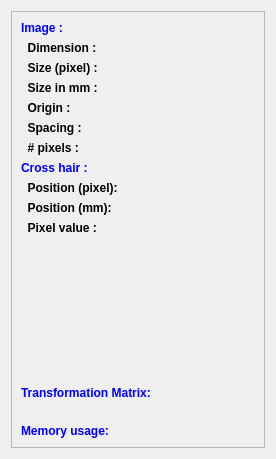
<?xml version="1.0" encoding="UTF-8"?>
<ui version="4.0">
 <class>vvInfoPanel</class>
 <widget class="QWidget" name="vvInfoPanel">
  <property name="geometry">
   <rect>
    <x>0</x>
    <y>0</y>
    <width>276</width>
    <height>459</height>
   </rect>
  </property>
  <property name="sizePolicy">
   <sizepolicy hsizetype="Expanding" vsizetype="Preferred">
    <horstretch>0</horstretch>
    <verstretch>0</verstretch>
   </sizepolicy>
  </property>
  <property name="windowTitle">
   <string>Form</string>
  </property>
  <layout class="QVBoxLayout" name="verticalLayout">
   <item>
    <widget class="QScrollArea" name="scrollArea">
     <property name="widgetResizable">
      <bool>true</bool>
     </property>
     <widget class="QWidget" name="scrollAreaWidgetContents">
      <property name="geometry">
       <rect>
        <x>0</x>
        <y>0</y>
        <width>262</width>
        <height>445</height>
       </rect>
      </property>
      <layout class="QGridLayout" name="gridLayout">
       <item row="0" column="0">
        <widget class="QLabel" name="imageStaticlabel">
         <property name="sizePolicy">
          <sizepolicy hsizetype="Fixed" vsizetype="Fixed">
           <horstretch>0</horstretch>
           <verstretch>0</verstretch>
          </sizepolicy>
         </property>
         <property name="text">
          <string>&lt;html&gt;&lt;head&gt;&lt;meta name=&quot;qrichtext&quot; content=&quot;1&quot; /&gt;&lt;style type=&quot;text/css&quot;&gt;
p, li { white-space: pre-wrap; }
&lt;/style&gt;&lt;/head&gt;&lt;body style=&quot; font-family:'Sans Serif'; font-size:9pt; font-weight:400; font-style:normal;&quot;&gt;
&lt;p style=&quot; margin-top:0px; margin-bottom:0px; margin-left:0px; margin-right:0px; -qt-block-indent:0; text-indent:0px;&quot;&gt;&lt;span style=&quot; font-weight:600; color:#0000ff;&quot;&gt;Image :&lt;/span&gt;&lt;/p&gt;&lt;/body&gt;&lt;/html&gt;</string>
         </property>
        </widget>
       </item>
       <item row="0" column="1">
        <widget class="QLabel" name="imageLabel">
         <property name="text">
          <string/>
         </property>
        </widget>
       </item>
       <item row="1" column="0">
        <widget class="QLabel" name="dimensionStaticLabel">
         <property name="sizePolicy">
          <sizepolicy hsizetype="Fixed" vsizetype="Fixed">
           <horstretch>0</horstretch>
           <verstretch>0</verstretch>
          </sizepolicy>
         </property>
         <property name="text">
          <string>&lt;!DOCTYPE HTML PUBLIC &quot;-//W3C//DTD HTML 4.0//EN&quot; &quot;http://www.w3.org/TR/REC-html40/strict.dtd&quot;&gt;
&lt;html&gt;&lt;head&gt;&lt;meta name=&quot;qrichtext&quot; content=&quot;1&quot; /&gt;&lt;style type=&quot;text/css&quot;&gt;
p, li { white-space: pre-wrap; }
&lt;/style&gt;&lt;/head&gt;&lt;body style=&quot; font-family:'Sans Serif'; font-size:8pt; font-weight:400; font-style:normal;&quot;&gt;
&lt;p style=&quot; margin-top:0px; margin-bottom:0px; margin-left:0px; margin-right:0px; -qt-block-indent:0; text-indent:0px; font-size:9pt;&quot;&gt;&lt;span style=&quot; font-weight:600;&quot;&gt;  Dimension :&lt;/span&gt;&lt;/p&gt;&lt;/body&gt;&lt;/html&gt;</string>
         </property>
        </widget>
       </item>
       <item row="1" column="1">
        <widget class="QLabel" name="dimensionLabel">
         <property name="sizePolicy">
          <sizepolicy hsizetype="Expanding" vsizetype="Preferred">
           <horstretch>0</horstretch>
           <verstretch>0</verstretch>
          </sizepolicy>
         </property>
         <property name="text">
          <string/>
         </property>
        </widget>
       </item>
       <item row="2" column="0">
        <widget class="QLabel" name="sizePixelStaticLabel">
         <property name="sizePolicy">
          <sizepolicy hsizetype="Fixed" vsizetype="Fixed">
           <horstretch>0</horstretch>
           <verstretch>0</verstretch>
          </sizepolicy>
         </property>
         <property name="text">
          <string>&lt;!DOCTYPE HTML PUBLIC &quot;-//W3C//DTD HTML 4.0//EN&quot; &quot;http://www.w3.org/TR/REC-html40/strict.dtd&quot;&gt;
&lt;html&gt;&lt;head&gt;&lt;meta name=&quot;qrichtext&quot; content=&quot;1&quot; /&gt;&lt;style type=&quot;text/css&quot;&gt;
p, li { white-space: pre-wrap; }
&lt;/style&gt;&lt;/head&gt;&lt;body style=&quot; font-family:'Sans Serif'; font-size:8pt; font-weight:400; font-style:normal;&quot;&gt;
&lt;p style=&quot; margin-top:0px; margin-bottom:0px; margin-left:0px; margin-right:0px; -qt-block-indent:0; text-indent:0px; font-size:9pt;&quot;&gt;&lt;span style=&quot; font-weight:600;&quot;&gt;  Size (pixel) :&lt;/span&gt;&lt;/p&gt;&lt;/body&gt;&lt;/html&gt;</string>
         </property>
        </widget>
       </item>
       <item row="2" column="1">
        <widget class="QLabel" name="sizePixelLabel">
         <property name="sizePolicy">
          <sizepolicy hsizetype="Expanding" vsizetype="Preferred">
           <horstretch>0</horstretch>
           <verstretch>0</verstretch>
          </sizepolicy>
         </property>
         <property name="text">
          <string/>
         </property>
        </widget>
       </item>
       <item row="3" column="0">
        <widget class="QLabel" name="sizeMMStaticLabel">
         <property name="sizePolicy">
          <sizepolicy hsizetype="Fixed" vsizetype="Fixed">
           <horstretch>0</horstretch>
           <verstretch>0</verstretch>
          </sizepolicy>
         </property>
         <property name="text">
          <string>&lt;!DOCTYPE HTML PUBLIC &quot;-//W3C//DTD HTML 4.0//EN&quot; &quot;http://www.w3.org/TR/REC-html40/strict.dtd&quot;&gt;
&lt;html&gt;&lt;head&gt;&lt;meta name=&quot;qrichtext&quot; content=&quot;1&quot; /&gt;&lt;style type=&quot;text/css&quot;&gt;
p, li { white-space: pre-wrap; }
&lt;/style&gt;&lt;/head&gt;&lt;body style=&quot; font-family:'Sans Serif'; font-size:8pt; font-weight:400; font-style:normal;&quot;&gt;
&lt;p style=&quot; margin-top:0px; margin-bottom:0px; margin-left:0px; margin-right:0px; -qt-block-indent:0; text-indent:0px; font-size:9pt;&quot;&gt;&lt;span style=&quot; font-weight:600;&quot;&gt;  Size in mm :&lt;/span&gt;&lt;/p&gt;&lt;/body&gt;&lt;/html&gt;</string>
         </property>
        </widget>
       </item>
       <item row="3" column="1">
        <widget class="QLabel" name="sizeMMLabel">
         <property name="sizePolicy">
          <sizepolicy hsizetype="Expanding" vsizetype="Preferred">
           <horstretch>0</horstretch>
           <verstretch>0</verstretch>
          </sizepolicy>
         </property>
         <property name="text">
          <string/>
         </property>
        </widget>
       </item>
       <item row="4" column="0">
        <widget class="QLabel" name="originStaticLabel">
         <property name="sizePolicy">
          <sizepolicy hsizetype="Fixed" vsizetype="Fixed">
           <horstretch>0</horstretch>
           <verstretch>0</verstretch>
          </sizepolicy>
         </property>
         <property name="text">
          <string>&lt;!DOCTYPE HTML PUBLIC &quot;-//W3C//DTD HTML 4.0//EN&quot; &quot;http://www.w3.org/TR/REC-html40/strict.dtd&quot;&gt;
&lt;html&gt;&lt;head&gt;&lt;meta name=&quot;qrichtext&quot; content=&quot;1&quot; /&gt;&lt;style type=&quot;text/css&quot;&gt;
p, li { white-space: pre-wrap; }
&lt;/style&gt;&lt;/head&gt;&lt;body style=&quot; font-family:'Sans Serif'; font-size:10pt; font-weight:400; font-style:normal;&quot;&gt;
&lt;p style=&quot; margin-top:0px; margin-bottom:0px; margin-left:0px; margin-right:0px; -qt-block-indent:0; text-indent:0px; font-size:9pt;&quot;&gt;&lt;span style=&quot; font-weight:600;&quot;&gt;  Origin :&lt;/span&gt;&lt;/p&gt;&lt;/body&gt;&lt;/html&gt;</string>
         </property>
        </widget>
       </item>
       <item row="4" column="1">
        <widget class="QLabel" name="originLabel">
         <property name="sizePolicy">
          <sizepolicy hsizetype="Expanding" vsizetype="Preferred">
           <horstretch>0</horstretch>
           <verstretch>0</verstretch>
          </sizepolicy>
         </property>
         <property name="text">
          <string/>
         </property>
        </widget>
       </item>
       <item row="5" column="0">
        <widget class="QLabel" name="spacingStaticLabel">
         <property name="sizePolicy">
          <sizepolicy hsizetype="Fixed" vsizetype="Fixed">
           <horstretch>0</horstretch>
           <verstretch>0</verstretch>
          </sizepolicy>
         </property>
         <property name="text">
          <string>&lt;!DOCTYPE HTML PUBLIC &quot;-//W3C//DTD HTML 4.0//EN&quot; &quot;http://www.w3.org/TR/REC-html40/strict.dtd&quot;&gt;
&lt;html&gt;&lt;head&gt;&lt;meta name=&quot;qrichtext&quot; content=&quot;1&quot; /&gt;&lt;style type=&quot;text/css&quot;&gt;
p, li { white-space: pre-wrap; }
&lt;/style&gt;&lt;/head&gt;&lt;body style=&quot; font-family:'Sans Serif'; font-size:8pt; font-weight:400; font-style:normal;&quot;&gt;
&lt;p style=&quot; margin-top:0px; margin-bottom:0px; margin-left:0px; margin-right:0px; -qt-block-indent:0; text-indent:0px; font-size:9pt;&quot;&gt;&lt;span style=&quot; font-weight:600;&quot;&gt;  Spacing :&lt;/span&gt;&lt;/p&gt;&lt;/body&gt;&lt;/html&gt;</string>
         </property>
        </widget>
       </item>
       <item row="5" column="1">
        <widget class="QLabel" name="spacingLabel">
         <property name="sizePolicy">
          <sizepolicy hsizetype="Expanding" vsizetype="Preferred">
           <horstretch>0</horstretch>
           <verstretch>0</verstretch>
          </sizepolicy>
         </property>
         <property name="text">
          <string/>
         </property>
        </widget>
       </item>
       <item row="6" column="0">
        <widget class="QLabel" name="nPixelStaticLabel">
         <property name="sizePolicy">
          <sizepolicy hsizetype="Fixed" vsizetype="Fixed">
           <horstretch>0</horstretch>
           <verstretch>0</verstretch>
          </sizepolicy>
         </property>
         <property name="text">
          <string>&lt;html&gt;&lt;head&gt;&lt;meta name=&quot;qrichtext&quot; content=&quot;1&quot; /&gt;&lt;style type=&quot;text/css&quot;&gt;
p, li { white-space: pre-wrap; }
&lt;/style&gt;&lt;/head&gt;&lt;body style=&quot; font-family:'Sans Serif'; font-size:9pt; font-weight:400; font-style:normal;&quot;&gt;
&lt;p style=&quot; margin-top:0px; margin-bottom:0px; margin-left:0px; margin-right:0px; -qt-block-indent:0; text-indent:0px;&quot;&gt;&lt;span style=&quot; font-weight:600;&quot;&gt;  # pixels :&lt;/span&gt;&lt;/p&gt;&lt;/body&gt;&lt;/html&gt;</string>
         </property>
        </widget>
       </item>
       <item row="6" column="1">
        <widget class="QLabel" name="nPixelLabel">
         <property name="sizePolicy">
          <sizepolicy hsizetype="Expanding" vsizetype="Preferred">
           <horstretch>0</horstretch>
           <verstretch>0</verstretch>
          </sizepolicy>
         </property>
         <property name="text">
          <string/>
         </property>
        </widget>
       </item>
       <item row="7" column="0">
        <widget class="QLabel" name="mouseStaticLabel_2">
         <property name="sizePolicy">
          <sizepolicy hsizetype="Preferred" vsizetype="Fixed">
           <horstretch>0</horstretch>
           <verstretch>0</verstretch>
          </sizepolicy>
         </property>
         <property name="text">
          <string>&lt;html&gt;&lt;head&gt;&lt;meta name=&quot;qrichtext&quot; content=&quot;1&quot; /&gt;&lt;style type=&quot;text/css&quot;&gt;
p, li { white-space: pre-wrap; }
&lt;/style&gt;&lt;/head&gt;&lt;body style=&quot; font-family:'Sans Serif'; font-size:9pt; font-weight:400; font-style:normal;&quot;&gt;
&lt;p style=&quot; margin-top:0px; margin-bottom:0px; margin-left:0px; margin-right:0px; -qt-block-indent:0; text-indent:0px;&quot;&gt;&lt;span style=&quot; font-weight:600; color:#0000ff;&quot;&gt;Cross hair :&lt;/span&gt;&lt;/p&gt;&lt;/body&gt;&lt;/html&gt;</string>
         </property>
        </widget>
       </item>
       <item row="7" column="1">
        <widget class="QLabel" name="mouseLabel">
         <property name="text">
          <string/>
         </property>
        </widget>
       </item>
       <item row="8" column="0">
        <widget class="QLabel" name="pixelPosStaticLabel">
         <property name="sizePolicy">
          <sizepolicy hsizetype="Preferred" vsizetype="Fixed">
           <horstretch>0</horstretch>
           <verstretch>0</verstretch>
          </sizepolicy>
         </property>
         <property name="text">
          <string>&lt;html&gt;&lt;head&gt;&lt;meta name=&quot;qrichtext&quot; content=&quot;1&quot; /&gt;&lt;style type=&quot;text/css&quot;&gt;
p, li { white-space: pre-wrap; }
&lt;/style&gt;&lt;/head&gt;&lt;body style=&quot; font-family:'Sans Serif'; font-size:9pt; font-weight:400; font-style:normal;&quot;&gt;
&lt;p style=&quot; margin-top:0px; margin-bottom:0px; margin-left:0px; margin-right:0px; -qt-block-indent:0; text-indent:0px;&quot;&gt;&lt;span style=&quot; font-weight:600;&quot;&gt;  Position (pixel):&lt;/span&gt;&lt;/p&gt;&lt;/body&gt;&lt;/html&gt;</string>
         </property>
        </widget>
       </item>
       <item row="8" column="1">
        <widget class="QLabel" name="pixelPosLabel">
         <property name="sizePolicy">
          <sizepolicy hsizetype="Expanding" vsizetype="Preferred">
           <horstretch>0</horstretch>
           <verstretch>0</verstretch>
          </sizepolicy>
         </property>
         <property name="text">
          <string/>
         </property>
        </widget>
       </item>
       <item row="9" column="0">
        <widget class="QLabel" name="worldPosStaticLabel">
         <property name="sizePolicy">
          <sizepolicy hsizetype="Preferred" vsizetype="Fixed">
           <horstretch>0</horstretch>
           <verstretch>0</verstretch>
          </sizepolicy>
         </property>
         <property name="text">
          <string>&lt;html&gt;&lt;head&gt;&lt;meta name=&quot;qrichtext&quot; content=&quot;1&quot; /&gt;&lt;style type=&quot;text/css&quot;&gt;
p, li { white-space: pre-wrap; }
&lt;/style&gt;&lt;/head&gt;&lt;body style=&quot; font-family:'Sans Serif'; font-size:9pt; font-weight:400; font-style:normal;&quot;&gt;
&lt;p style=&quot; margin-top:0px; margin-bottom:0px; margin-left:0px; margin-right:0px; -qt-block-indent:0; text-indent:0px;&quot;&gt;&lt;span style=&quot; font-weight:600;&quot;&gt;  Position (mm):&lt;/span&gt;&lt;/p&gt;&lt;/body&gt;&lt;/html&gt;</string>
         </property>
        </widget>
       </item>
       <item row="9" column="1">
        <widget class="QLabel" name="worldPosLabel">
         <property name="sizePolicy">
          <sizepolicy hsizetype="Expanding" vsizetype="Preferred">
           <horstretch>0</horstretch>
           <verstretch>0</verstretch>
          </sizepolicy>
         </property>
         <property name="text">
          <string/>
         </property>
        </widget>
       </item>
       <item row="10" column="0">
        <widget class="QLabel" name="valueStaticLabel">
         <property name="sizePolicy">
          <sizepolicy hsizetype="Preferred" vsizetype="Fixed">
           <horstretch>0</horstretch>
           <verstretch>0</verstretch>
          </sizepolicy>
         </property>
         <property name="text">
          <string>&lt;html&gt;&lt;head&gt;&lt;meta name=&quot;qrichtext&quot; content=&quot;1&quot; /&gt;&lt;style type=&quot;text/css&quot;&gt;
p, li { white-space: pre-wrap; }
&lt;/style&gt;&lt;/head&gt;&lt;body style=&quot; font-family:'Sans Serif'; font-size:9pt; font-weight:400; font-style:normal;&quot;&gt;
&lt;p style=&quot; margin-top:0px; margin-bottom:0px; margin-left:0px; margin-right:0px; -qt-block-indent:0; text-indent:0px;&quot;&gt;&lt;span style=&quot; font-weight:600;&quot;&gt;  Pixel value :&lt;/span&gt;&lt;/p&gt;&lt;/body&gt;&lt;/html&gt;</string>
         </property>
        </widget>
       </item>
       <item row="10" column="1">
        <widget class="QLabel" name="valueLabel">
         <property name="sizePolicy">
          <sizepolicy hsizetype="Expanding" vsizetype="Preferred">
           <horstretch>0</horstretch>
           <verstretch>0</verstretch>
          </sizepolicy>
         </property>
         <property name="text">
          <string/>
         </property>
        </widget>
       </item>
       <item row="11" column="1">
        <widget class="QLabel" name="ViewsLabel">
         <property name="text">
          <string/>
         </property>
        </widget>
       </item>
       <item row="15" column="0" colspan="2">
        <widget class="QLabel" name="transformationLabel">
         <property name="sizePolicy">
          <sizepolicy hsizetype="Expanding" vsizetype="Preferred">
           <horstretch>0</horstretch>
           <verstretch>0</verstretch>
          </sizepolicy>
         </property>
         <property name="font">
          <font>
           <family>Monospace</family>
           <pointsize>8</pointsize>
          </font>
         </property>
         <property name="text">
          <string/>
         </property>
         <property name="textFormat">
          <enum>Qt::PlainText</enum>
         </property>
        </widget>
       </item>
       <item row="13" column="0">
        <widget class="QLabel" name="TransformationStaticLabel">
         <property name="sizePolicy">
          <sizepolicy hsizetype="Fixed" vsizetype="Fixed">
           <horstretch>0</horstretch>
           <verstretch>0</verstretch>
          </sizepolicy>
         </property>
         <property name="text">
          <string>&lt;!DOCTYPE HTML PUBLIC &quot;-//W3C//DTD HTML 4.0//EN&quot; &quot;http://www.w3.org/TR/REC-html40/strict.dtd&quot;&gt;
&lt;html&gt;&lt;head&gt;&lt;meta name=&quot;qrichtext&quot; content=&quot;1&quot; /&gt;&lt;style type=&quot;text/css&quot;&gt;
p, li { white-space: pre-wrap; }
&lt;/style&gt;&lt;/head&gt;&lt;body style=&quot; font-family:'Sans Serif'; font-size:9pt; font-weight:400; font-style:normal;&quot;&gt;
&lt;p style=&quot; margin-top:0px; margin-bottom:0px; margin-left:0px; margin-right:0px; -qt-block-indent:0; text-indent:0px;&quot;&gt;&lt;span style=&quot; font-weight:600; color:#0000ff;&quot;&gt;Transformation Matrix:&lt;/span&gt;&lt;/p&gt;&lt;/body&gt;&lt;/html&gt;</string>
         </property>
        </widget>
       </item>
       <item row="17" column="0">
        <widget class="QLabel" name="memoryUsageLabel">
         <property name="sizePolicy">
          <sizepolicy hsizetype="Preferred" vsizetype="Fixed">
           <horstretch>0</horstretch>
           <verstretch>0</verstretch>
          </sizepolicy>
         </property>
         <property name="toolTip">
          <string>&lt;!DOCTYPE HTML PUBLIC &quot;-//W3C//DTD HTML 4.0//EN&quot; &quot;http://www.w3.org/TR/REC-html40/strict.dtd&quot;&gt;
&lt;html&gt;&lt;head&gt;&lt;meta name=&quot;qrichtext&quot; content=&quot;1&quot; /&gt;&lt;style type=&quot;text/css&quot;&gt;
p, li { white-space: pre-wrap; }
&lt;/style&gt;&lt;/head&gt;&lt;body style=&quot; font-family:'Sans Serif'; font-size:9pt; font-weight:400; font-style:normal;&quot;&gt;
&lt;p style=&quot; margin-top:0px; margin-bottom:0px; margin-left:0px; margin-right:0px; -qt-block-indent:0; text-indent:0px;&quot;&gt;in mebibytes (2&lt;span style=&quot; vertical-align:super;&quot;&gt;20&lt;/span&gt; bytes, not 10&lt;span style=&quot; vertical-align:super;&quot;&gt;6&lt;/span&gt;)&lt;/p&gt;&lt;/body&gt;&lt;/html&gt;</string>
         </property>
         <property name="text">
          <string>&lt;!DOCTYPE HTML PUBLIC &quot;-//W3C//DTD HTML 4.0//EN&quot; &quot;http://www.w3.org/TR/REC-html40/strict.dtd&quot;&gt;
&lt;html&gt;&lt;head&gt;&lt;meta name=&quot;qrichtext&quot; content=&quot;1&quot; /&gt;&lt;style type=&quot;text/css&quot;&gt;
p, li { white-space: pre-wrap; }
&lt;/style&gt;&lt;/head&gt;&lt;body style=&quot; font-family:'Sans Serif'; font-size:9pt; font-weight:400; font-style:normal;&quot;&gt;
&lt;p style=&quot; margin-top:0px; margin-bottom:0px; margin-left:0px; margin-right:0px; -qt-block-indent:0; text-indent:0px;&quot;&gt;&lt;span style=&quot; font-weight:600; color:#0000ff;&quot;&gt;Memory usage: &lt;/span&gt;&lt;/p&gt;&lt;/body&gt;&lt;/html&gt;</string>
         </property>
        </widget>
       </item>
       <item row="12" column="0">
        <spacer name="verticalSpacer">
         <property name="orientation">
          <enum>Qt::Vertical</enum>
         </property>
         <property name="sizeHint" stdset="0">
          <size>
           <width>20</width>
           <height>40</height>
          </size>
         </property>
        </spacer>
       </item>
      </layout>
     </widget>
    </widget>
   </item>
  </layout>
 </widget>
 <resources/>
 <connections/>
</ui>
